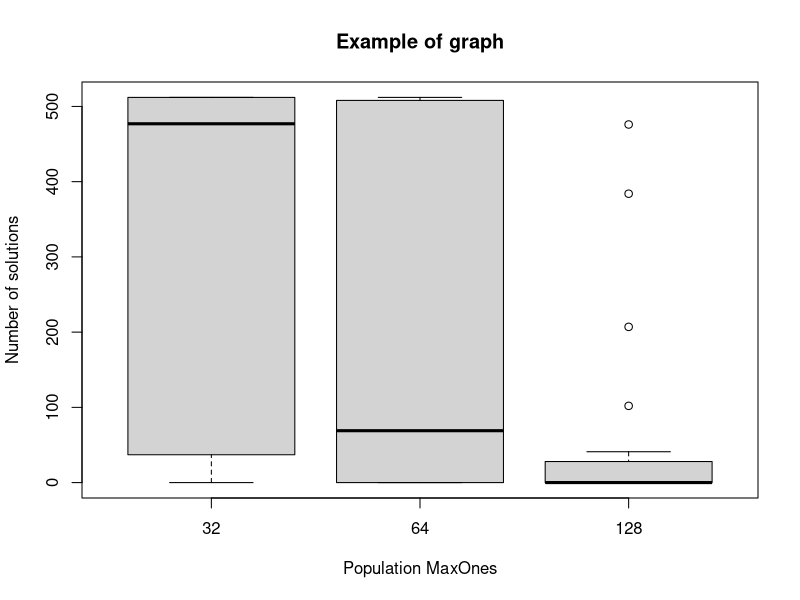

Reproduce this figure in R.
tp = c(128, 128, 128, 128, 128, 128, 128, 128, 128, 128, 128, 128, 128, 128, 128, 128, 128, 128, 128, 128, 64, 64, 64, 64, 64, 64, 64, 64, 64, 64, 64, 64, 64, 64, 64, 64, 64, 64, 64, 64, 64, 32, 32, 32, 32, 32, 32, 32, 32, 32, 32, 32, 32, 32, 32, 32, 32, 32, 32, 32, 32, 32);casos = c(476, 384, 207, 102, 41, 15, 3, 1, 0, 0, 0, 0, 0, 0, 0, 0, 0, 0, 0, 0, 512, 512, 512, 512, 512, 508, 495, 463, 291, 155, 69, 27, 13, 4, 2, 0, 0, 0, 0, 0, 0, 512, 512, 512, 512, 512, 512, 512, 511, 507, 505, 477, 436, 308, 174, 83, 37, 12, 1, 0, 0, 0)
dt = data.frame(casos, tp)
boxplot(casos~tp, data=dt, main="Example of graph", xlab="Population MaxOnes", ylab="Number of solutions");
